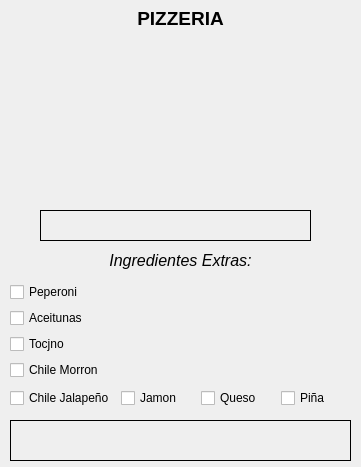
<?xml version="1.0" encoding="UTF-8"?>
<ui version="4.0">
 <class>Form</class>
 <widget class="QWidget" name="Form">
  <property name="geometry">
   <rect>
    <x>0</x>
    <y>0</y>
    <width>361</width>
    <height>467</height>
   </rect>
  </property>
  <property name="windowTitle">
   <string>Form</string>
  </property>
  <widget class="QLabel" name="titulo">
   <property name="geometry">
    <rect>
     <x>110</x>
     <y>10</y>
     <width>141</width>
     <height>16</height>
    </rect>
   </property>
   <property name="font">
    <font>
     <pointsize>14</pointsize>
     <weight>75</weight>
     <bold>true</bold>
    </font>
   </property>
   <property name="text">
    <string>PIZZERIA</string>
   </property>
   <property name="alignment">
    <set>Qt::AlignCenter</set>
   </property>
  </widget>
  <widget class="QLabel" name="seleccion">
   <property name="geometry">
    <rect>
     <x>10</x>
     <y>420</y>
     <width>341</width>
     <height>41</height>
    </rect>
   </property>
   <property name="font">
    <font>
     <weight>75</weight>
     <bold>true</bold>
    </font>
   </property>
   <property name="frameShape">
    <enum>QFrame::Box</enum>
   </property>
   <property name="text">
    <string/>
   </property>
   <property name="alignment">
    <set>Qt::AlignCenter</set>
   </property>
  </widget>
  <widget class="QLabel" name="lbl1">
   <property name="geometry">
    <rect>
     <x>80</x>
     <y>250</y>
     <width>201</width>
     <height>21</height>
    </rect>
   </property>
   <property name="font">
    <font>
     <pointsize>12</pointsize>
     <italic>true</italic>
    </font>
   </property>
   <property name="text">
    <string>Ingredientes Extras:</string>
   </property>
   <property name="alignment">
    <set>Qt::AlignCenter</set>
   </property>
  </widget>
  <widget class="QLabel" name="label">
   <property name="geometry">
    <rect>
     <x>70</x>
     <y>30</y>
     <width>231</width>
     <height>171</height>
    </rect>
   </property>
   <property name="text">
    <string/>
   </property>
   <property name="pixmap">
    <pixmap>multimedia/pizzeria.png</pixmap>
   </property>
   <property name="scaledContents">
    <bool>true</bool>
   </property>
  </widget>
  <widget class="QLabel" name="precio">
   <property name="geometry">
    <rect>
     <x>40</x>
     <y>210</y>
     <width>271</width>
     <height>31</height>
    </rect>
   </property>
   <property name="font">
    <font>
     <weight>75</weight>
     <bold>true</bold>
    </font>
   </property>
   <property name="frameShape">
    <enum>QFrame::Box</enum>
   </property>
   <property name="text">
    <string/>
   </property>
   <property name="alignment">
    <set>Qt::AlignCenter</set>
   </property>
  </widget>
  <widget class="QWidget" name="layoutWidget">
   <property name="geometry">
    <rect>
     <x>10</x>
     <y>280</y>
     <width>345</width>
     <height>130</height>
    </rect>
   </property>
   <layout class="QVBoxLayout" name="verticalLayout_2">
    <item>
     <layout class="QVBoxLayout" name="grupo2">
      <item>
       <widget class="QCheckBox" name="Peperoni">
        <property name="text">
         <string>Peperoni</string>
        </property>
        <property name="icon">
         <iconset>
          <normaloff>multimedia/peperoni.ico</normaloff>multimedia/peperoni.ico</iconset>
        </property>
       </widget>
      </item>
      <item>
       <widget class="QCheckBox" name="aceitunas">
        <property name="text">
         <string>Aceitunas</string>
        </property>
        <property name="icon">
         <iconset>
          <normaloff>multimedia/acei.ico</normaloff>multimedia/acei.ico</iconset>
        </property>
       </widget>
      </item>
      <item>
       <widget class="QCheckBox" name="tocino">
        <property name="text">
         <string>Tocjno</string>
        </property>
        <property name="icon">
         <iconset>
          <normaloff>multimedia/tocino.ico</normaloff>multimedia/tocino.ico</iconset>
        </property>
       </widget>
      </item>
      <item>
       <widget class="QCheckBox" name="chile2">
        <property name="text">
         <string>Chile Morron</string>
        </property>
        <property name="icon">
         <iconset>
          <normaloff>multimedia/morron.ico</normaloff>multimedia/morron.ico</iconset>
        </property>
       </widget>
      </item>
     </layout>
    </item>
    <item>
     <layout class="QHBoxLayout" name="horizontalLayout">
      <item>
       <widget class="QCheckBox" name="chile">
        <property name="text">
         <string>Chile Jalapeño</string>
        </property>
        <property name="icon">
         <iconset>
          <normaloff>multimedia/jalapeño.ico</normaloff>multimedia/jalapeño.ico</iconset>
        </property>
       </widget>
      </item>
      <item>
       <widget class="QCheckBox" name="Jamon">
        <property name="text">
         <string>Jamon</string>
        </property>
        <property name="icon">
         <iconset>
          <normaloff>multimedia/jamon.ico</normaloff>multimedia/jamon.ico</iconset>
        </property>
       </widget>
      </item>
      <item>
       <widget class="QCheckBox" name="Queso">
        <property name="text">
         <string>Queso</string>
        </property>
        <property name="icon">
         <iconset>
          <normaloff>multimedia/queso.ico</normaloff>multimedia/queso.ico</iconset>
        </property>
       </widget>
      </item>
      <item>
       <widget class="QCheckBox" name="pina">
        <property name="text">
         <string>Piña</string>
        </property>
        <property name="icon">
         <iconset>
          <normaloff>multimedia/piña.ico</normaloff>multimedia/piña.ico</iconset>
        </property>
       </widget>
      </item>
     </layout>
    </item>
   </layout>
  </widget>
 </widget>
 <resources/>
 <connections/>
</ui>
